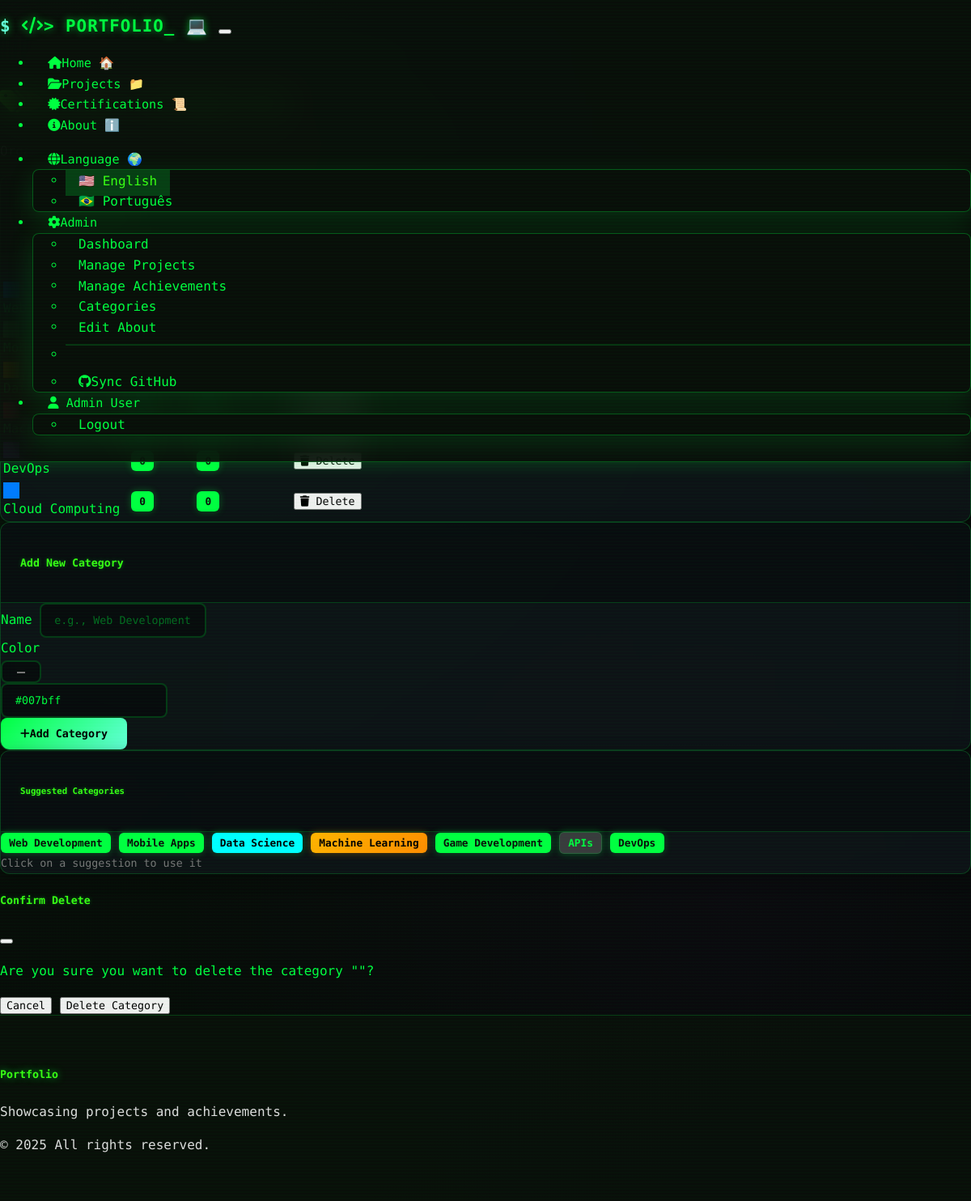
Screenshot of /admin/categories (signed in) with the database file from the repository.
### models.py (models this page shows, shortened)
class User(UserMixin, db.Model):
    __tablename__ = 'users'
    id = db.Column(db.String, primary_key=True)
    email = db.Column(db.String, unique=True, nullable=True)
    password_hash = db.Column(db.String(256), nullable=True)  # For local auth
    first_name = db.Column(db.String, nullable=True)
    last_name = db.Column(db.String, nullable=True)
    profile_image_url = db.Column(db.String, nullable=True)
    is_admin = db.Column(db.Boolean, default=False)
    auth_type = db.Column(db.String(20), default='replit')  # 'replit' or 'local'
    created_at = db.Column(db.DateTime, default=datetime.now)
    updated_at = db.Column(db.DateTime, default=datetime.now, onupdate=datetime.now)
    comments = db.relationship('Comment', backref='author', lazy='dynamic')
    likes = db.relationship('Like', backref='user', lazy='dynamic')
    @property
    def display_name(self):
        if self.first_name and self.last_name:
            return f"{self.first_name} {self.last_name}"
        elif self.first_name:
            return self.first_name
        elif self.email:
            return self.email.split('@')[0]
        return "Anonymous User"

class Category(db.Model):
    __tablename__ = 'categories'
    id = db.Column(db.Integer, primary_key=True)
    name = db.Column(db.String(100), nullable=False, unique=True)
    color = db.Column(db.String(7), default='#007bff')  # Hex color code
    created_at = db.Column(db.DateTime, default=datetime.now)
    projects = db.relationship('Project', backref='category', lazy='dynamic')
    achievements = db.relationship('Achievement', backref='category', lazy='dynamic')

### routes.py (the view)
@app.route('/admin/categories')
@admin_required
def admin_categories():
    categories = Category.query.all()
    form = CategoryForm()
    return render_template('admin/categories.html', categories=categories, form=form)

### forms.py
class CategoryForm(FlaskForm):
    name = StringField('Name', validators=[DataRequired(), Length(min=1, max=100)])
    color = StringField('Color', validators=[DataRequired()], default='#007bff')

### app.py (called while the page is built)
@login_manager.user_loader
def load_user(user_id):
    return User.query.get(user_id)

### routes.py (called while the page is built)
@app.before_request
def make_session_permanent():
    session.permanent = True
    if 'language' not in session:
        session['language'] = 'en'

@app.context_processor
def inject_translations():
    def t(key):
        lang = session.get('language', 'en')
        return get_translation(key, lang)
    return dict(t=t, current_language=session.get('language', 'en'))

### translations.py (called while the page is built)
def get_translation(key, lang='en'):
    return translations.get(lang, {}).get(key, translations['en'].get(key, key))

### templates/admin/categories.html (shortened to what this page needs)
{% extends "base.html" %}
{% block content %}
<div class="container py-4">
    <div class="row mb-4">
        <div class="col">
            <h1>Manage Categories</h1>
            <p class="text-muted">Organize your projects and achievements</p>
        </div>
    </div>
    <div class="row">
        <div class="col-lg-8">
            {% if categories %}
                <div class="card">
                    <div class="card-header">
                        <h5 class="mb-0">Existing Categories</h5>
                    </div>
                    <div class="card-body">
                        <div class="table-responsive">
                            <table class="table table-hover">
                                <thead>
                                    <tr>
                                        <th>Category</th>
                                        <th>Projects</th>
                                        <th>Achievements</th>
                                        <th>Actions</th>
                                    </tr>
                                </thead>
                                <tbody>
                                    {% for category in categories %}
                                        <tr>
                                            <td>
                                                <div class="d-flex align-items-center">
                                                    <div class="rounded me-3"
                                                         style="width: 20px; height: 20px; background-color: {{ category.color }}"></div>
                                                    <span class="fw-semibold">{{ category.name }}</span>
                                                </div>
                                            </td>
                                            <td>
                                                <span class="badge bg-primary">{{ category.projects.count() }}</span>
                                            </td>
                                            <td>
                                                <span class="badge bg-success">{{ category.achievements.count() }}</span>
                                            </td>
                                            <td>
                                                {% if category.projects.count() == 0 and category.achievements.count() == 0 %}
                                                    <button class="btn btn-outline-danger btn-sm"
                                                            onclick="deleteCategory({{ category.id }}, '{{ category.name }}')">
                                                        <i class="fas fa-trash"></i> Delete
                                                    </button>
                                                {% else %}
                                                    <small class="text-muted">In use</small>
                                                {% endif %}
                                            </td>
                                        </tr>
                                    {% endfor %}
                                </tbody>
                            </table>
                        </div>
                    </div>
                </div>
            {% endif %}
        </div>
        <div class="col-lg-4">
            <div class="card">
                <div class="card-header">
                    <h5 class="mb-0">Add New Category</h5>
                </div>
                <div class="card-body">
                    <form method="POST" action="{{ url_for('admin_category_new') }}">
                        <div class="mb-3">
                            {{ form.name.label(class="form-label") }}
                            {{ form.name(class="form-control" + (" is-invalid" if form.name.errors else ""), placeholder="e.g., Web Development") }}
                        </div>
                        <div class="mb-3">
                            {{ form.color.label(class="form-label") }}
                            <div class="d-flex gap-2">
                                {{ form.color(class="form-control", type="color", style="max-width: 60px") }}
                                <div class="flex-grow-1">
                                    <input type="text" class="form-control" id="colorHex" value="#007bff" readonly>
                                </div>
                            </div>
                        </div>
                        <button type="submit" class="btn btn-primary w-100">
                            <i class="fas fa-plus me-2"></i>Add Category
                        </button>
                    </form>
                </div>
            </div>
            <div class="card mt-3">
                <div class="card-header">
                    <h6 class="mb-0">Suggested Categories</h6>
                </div>
                <div class="card-body">
                    <div class="d-flex flex-wrap gap-2">
                        <span class="badge bg-primary category-suggestion" data-name="Web Development" data-color="#007bff">Web Development</span>
                        <span class="badge bg-success category-suggestion" data-name="Mobile Apps" data-color="#28a745">Mobile Apps</span>
                        <span class="badge bg-info category-suggestion" data-name="Data Science" data-color="#17a2b8">Data Science</span>
                        <span class="badge bg-warning category-suggestion" data-name="Machine Learning" data-color="#ffc107">Machine Learning</span>
                        <span class="badge bg-danger category-suggestion" data-name="Game Development" data-color="#dc3545">Game Development</span>
                        <span class="badge bg-secondary category-suggestion" data-name="APIs" data-color="#6c757d">APIs</span>
                        <span class="badge bg-dark category-suggestion" data-name="DevOps" data-color="#343a40">DevOps</span>
                    </div>
                    <small class="text-muted mt-2 d-block">Click on a suggestion to use it</small>
                </div>
            </div>
        </div>
    </div>
</div>
<div class="modal fade" id="deleteModal" tabindex="-1">
    <div class="modal-dialog">
        <div class="modal-content">
            <div class="modal-header">
                <h5 class="modal-title">Confirm Delete</h5>
                <button type="button" class="btn-close" data-bs-dismiss="modal"></button>
            </div>
            <div class="modal-body">
                <p>Are you sure you want to delete the category ""?</p>
            </div>
            <div class="modal-footer">
                <button type="button" class="btn btn-secondary" data-bs-dismiss="modal">Cancel</button>
                <form id="deleteForm" method="POST" style="display: inline;">
                    <button type="submit" class="btn btn-danger">Delete Category</button>
                </form>
            </div>
        </div>
    </div>
</div>
{% endblock %}

### templates/base.html (shortened to what this page needs)
<!DOCTYPE html>
<html lang="{{ current_language }}" data-bs-theme="dark">
<head>
    <link href="https://cdn.replit.com/agent/bootstrap-agent-dark-theme.min.css" rel="stylesheet">
    <link rel="stylesheet" href="https://cdnjs.cloudflare.com/ajax/libs/font-awesome/6.4.0/css/all.min.css">
    <link rel="stylesheet" href="{{ url_for('static', filename='css/custom.css') }}">
</head>
<body class="{% block body_class %}{% endblock %}">
    <nav class="navbar navbar-expand-lg navbar-dark sticky-top">
        <div class="container">
            <a class="navbar-brand fw-bold glow-text" href="{{ url_for('index') }}">
                <i class="fas fa-code me-2"></i>&gt; PORTFOLIO_ 💻
            </a>
            <button class="navbar-toggler" type="button" data-bs-toggle="collapse" data-bs-target="#navbarNav">
            </button>
            <div class="collapse navbar-collapse" id="navbarNav">
                <ul class="navbar-nav me-auto">
                    <li class="nav-item">
                        <a class="nav-link" href="{{ url_for('index') }}">
                            <i class="fas fa-home me-1"></i>{{ t('nav_home') }} 🏠
                        </a>
                    </li>
                    <li class="nav-item">
                        <a class="nav-link" href="{{ url_for('projects') }}">
                            <i class="fas fa-folder-open me-1"></i>{{ t('nav_projects') }} 📁
                        </a>
                    </li>
                    <li class="nav-item">
                        <a class="nav-link" href="{{ url_for('achievements') }}">
                            <i class="fas fa-certificate me-1"></i>{{ t('nav_achievements') }} 📜
                        </a>
                    </li>
                    <li class="nav-item">
                        <a class="nav-link" href="{{ url_for('about') }}">
                            <i class="fas fa-info-circle me-1"></i>{{ t('nav_about') }} ℹ️
                        </a>
                    </li>
                </ul>
                <ul class="navbar-nav">
                    <li class="nav-item dropdown me-2">
                        <a class="nav-link dropdown-toggle" href="#" role="button" data-bs-toggle="dropdown">
                            <i class="fas fa-globe me-1"></i>{{ t('language') }} 🌍
                        </a>
                        <ul class="dropdown-menu">
                            <li><a class="dropdown-item{% if current_language == 'en' %} active{% endif %}"
                                   href="{{ url_for('set_language', language='en') }}">
                                🇺🇸 {{ t('english') }}
                            </a></li>
                            <li><a class="dropdown-item{% if current_language == 'pt' %} active{% endif %}"
                                   href="{{ url_for('set_language', language='pt') }}">
                                🇧🇷 {{ t('portuguese') }}
                            </a></li>
                        </ul>
                    </li>
                    {% if current_user.is_authenticated %}
                        {% if current_user.is_admin %}
                            <li class="nav-item dropdown">
                                <a class="nav-link dropdown-toggle" href="#" role="button" data-bs-toggle="dropdown">
                                    <i class="fas fa-cog me-1"></i>{{ t('nav_admin') }}
                                </a>
                                <ul class="dropdown-menu">
                                    <li><a class="dropdown-item" href="{{ url_for('admin_dashboard') }}">{{ t('admin_dashboard') }}</a></li>
                                    <li><a class="dropdown-item" href="{{ url_for('admin_projects') }}">{{ t('manage_projects') }}</a></li>
                                    <li><a class="dropdown-item" href="{{ url_for('admin_achievements') }}">{{ t('manage_achievements') }}</a></li>
                                    <li><a class="dropdown-item" href="{{ url_for('admin_categories') }}">{{ t('manage_categories') }}</a></li>
                                    <li><a class="dropdown-item" href="{{ url_for('admin_about_edit') }}">{{ t('edit_about') }}</a></li>
                                    <li><hr class="dropdown-divider"></li>
                                    <li><a class="dropdown-item" href="{{ url_for('admin_sync_github') }}">
                                        <i class="fab fa-github me-1"></i>{{ t('sync_github') }}
                                    </a></li>
                                </ul>
                            </li>
                        {% endif %}
                        <li class="nav-item dropdown">
                            <a class="nav-link dropdown-toggle" href="#" role="button" data-bs-toggle="dropdown">
                                {% if current_user.profile_image_url %}
                                    <img src="{{ current_user.profile_image_url }}" class="rounded-circle me-1" width="24" height="24" style="object-fit: cover;">
                                {% else %}
                                    <i class="fas fa-user me-1"></i>
                                {% endif %}
                                {{ current_user.display_name }}
                            </a>
                            <ul class="dropdown-menu">
                                <li><a class="dropdown-item" href="{{ url_for('logout') }}">{{ t('nav_logout') }}</a></li>
                            </ul>
                        </li>
                    {% endif %}
                </ul>
            </div>
        </div>
    </nav>
    <main>
        {% block content %}{% endblock %}
    </main>
    <footer class="bg-dark text-light py-4 mt-5">
        <div class="container">
            <div class="row">
                <div class="col-md-6">
                    <h5>Portfolio</h5>
                    <p class="mb-0">{{ t('portfolio_subtitle') }}</p>
                </div>
                <div class="col-md-6 text-md-end">
                    <p class="mb-0">&copy; 2025 {{ t('footer_rights') }}</p>
                </div>
            </div>
        </div>
    </footer>
</body>
</html>

### rows the page displays
User: first_name "Admin", display_name "Admin User"
Category: name "DevOps"
Category: name "Cloud Computing", projects.count "0", achievements.count "0"

### other values shown
{{ t('nav_home') }} "Home"
{{ t('nav_projects') }} "Projects"
{{ t('nav_achievements') }} "Certifications"
{{ t('nav_about') }} "About"
{{ t('language') }} "Language"
{{ t('english') }} "English"
{{ t('portuguese') }} "Português"
{{ t('admin_dashboard') }} "Dashboard"
{{ t('manage_projects') }} "Manage Projects"
{{ t('manage_achievements') }} "Manage Achievements"
{{ t('manage_categories') }} "Categories"
{{ t('edit_about') }} "Edit About"
{{ t('sync_github') }} "Sync GitHub"
{{ t('nav_logout') }} "Logout"
{{ t('portfolio_subtitle') }} "Showcasing projects and achievements."
